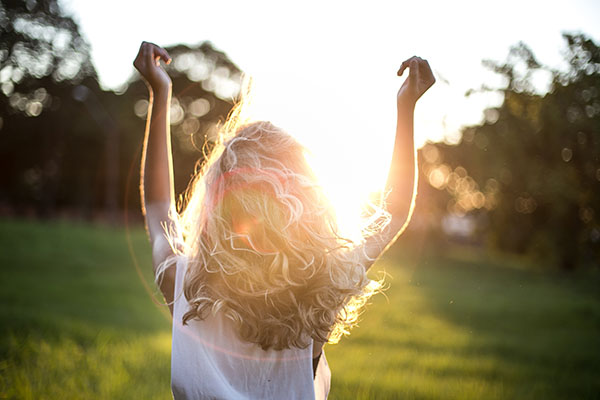
#> input picture OpenCv/Resources/img/G1.jpg, 600 x 400 px, found by its file name
$ python ch-04.py
#> lines starting #> are read from the running program, lines starting #| are printed output that depends on the picture
import cv2
import numpy as np

# function for joining image with specific scale
def stackImages(scale,imgArray):
    rows = len(imgArray)
    cols = len(imgArray[0])
    rowsAvailable = isinstance(imgArray[0], list)
    width = imgArray[0][0].shape[1]
    height = imgArray[0][0].shape[0]
    if rowsAvailable:
        for x in range ( 0, rows):
            for y in range(0, cols):
                if imgArray[x][y].shape[:2] == imgArray[0][0].shape [:2]:
                    imgArray[x][y] = cv2.resize(imgArray[x][y], (0, 0), None, scale, scale)
                else:
                    imgArray[x][y] = cv2.resize(imgArray[x][y], (imgArray[0][0].shape[1], imgArray[0][0].shape[0]), None, scale, scale)
                if len(imgArray[x][y].shape) == 2: imgArray[x][y]= cv2.cvtColor( imgArray[x][y], cv2.COLOR_GRAY2BGR)
        imageBlank = np.zeros((height, width, 3), np.uint8)
        hor = [imageBlank]*rows
        hor_con = [imageBlank]*rows
        for x in range(0, rows):
            hor[x] = np.hstack(imgArray[x])
        ver = np.vstack(hor)
    else:
        for x in range(0, rows):
            if imgArray[x].shape[:2] == imgArray[0].shape[:2]:
                imgArray[x] = cv2.resize(imgArray[x], (0, 0), None, scale, scale)
            else:
                imgArray[x] = cv2.resize(imgArray[x], (imgArray[0].shape[1], imgArray[0].shape[0]), None,scale, scale)
            if len(imgArray[x].shape) == 2: imgArray[x] = cv2.cvtColor(imgArray[x], cv2.COLOR_GRAY2BGR)
        hor= np.hstack(imgArray)
        ver = hor
    return ver
#--------------------------------------------
img = cv2.imread('Resources/img/g1.jpg')
#> img is the input picture: shape (400, 600, 3); mean B, G, R 112.4, 139.8, 151.7
imgGray = cv2.cvtColor(img,cv2.COLOR_BGR2GRAY)
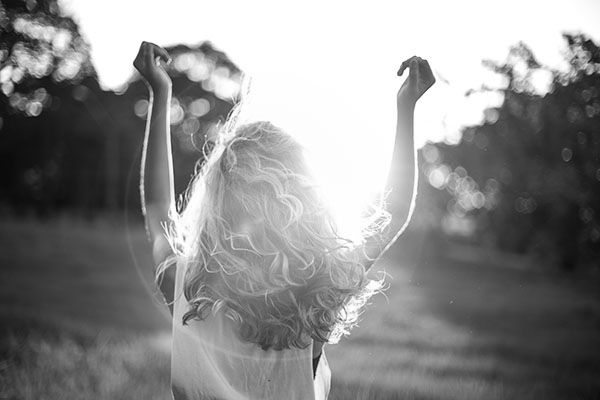
#> imgGray: shape (400, 600); min 10, max 255, mean 140.2
imgStack = stackImages(0.5,([img,imgGray,img],[img,img,img],[imgGray,img,img]))
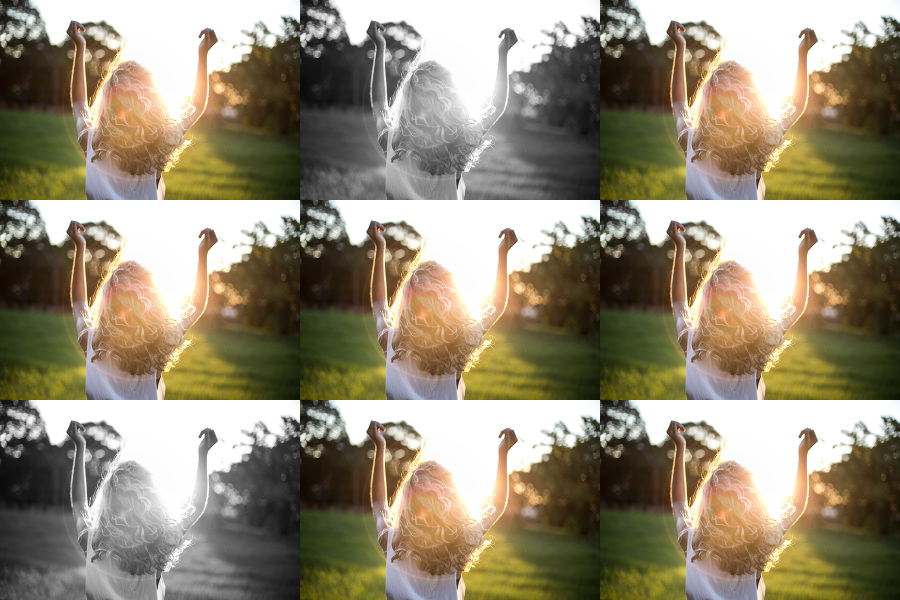
#> imgStack: shape (600, 900, 3); mean B, G, R 118.7, 140, 149.3

# [5 lines of commented-out code are left out]
cv2.imshow("ImageStack",imgStack)

cv2.waitKey(0)

$ run again, with OpenCv/Resources/img/pn1.jpg copied over OpenCv/Resources/img/G1.jpg
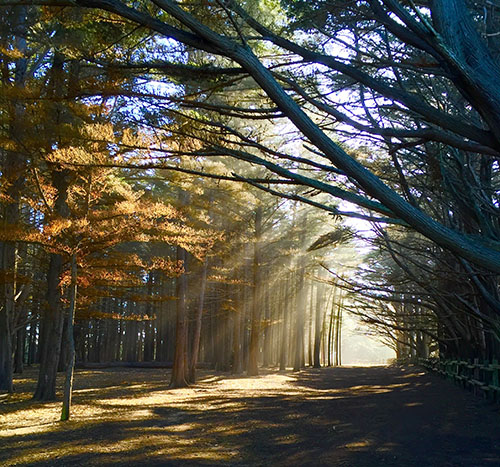
#> input picture OpenCv/Resources/img/pn1.jpg, 500 x 467 px, found by its file name
#> img is the input picture: shape (467, 500, 3); mean B, G, R 67.3, 80.1, 83.2
#> `imgGray = cv2.cvtColor(img,cv2.COLOR_BGR2GRAY)`:
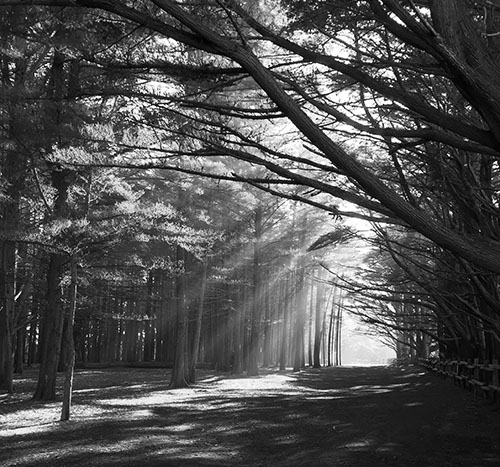
#> imgGray: shape (467, 500); min 0, max 255, mean 79.6
#> `imgStack = stackImages(0.5,([img,imgGray,img],[img,img,img],[imgGray,i..`:
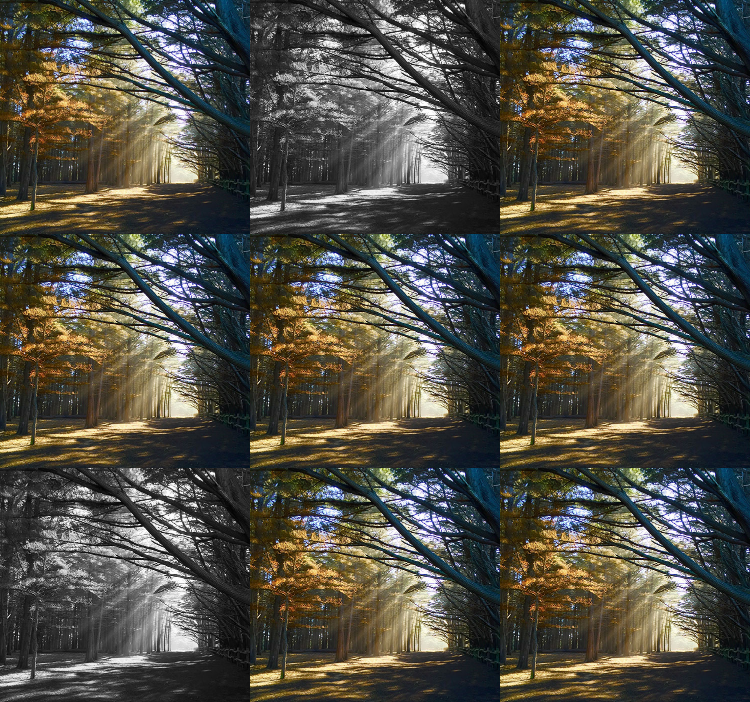
#> imgStack: shape (702, 750, 3); mean B, G, R 69.9, 79.9, 82.3
